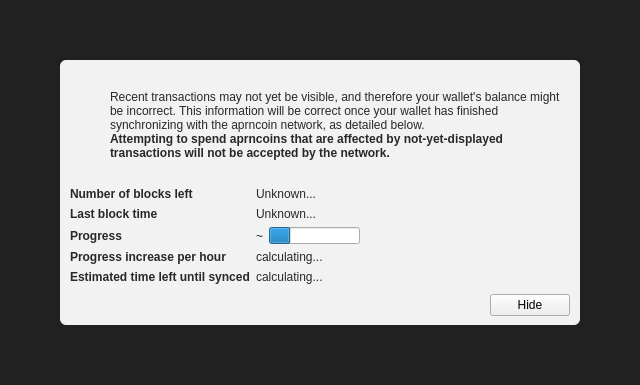
<?xml version="1.0" encoding="UTF-8"?>
<ui version="4.0">
 <class>ModalOverlay</class>
 <widget class="ModalOverlay" name="ModalOverlay">
  <property name="geometry">
   <rect>
    <x>0</x>
    <y>0</y>
    <width>640</width>
    <height>385</height>
   </rect>
  </property>
  <property name="windowTitle">
   <string>Form</string>
  </property>
  <layout class="QVBoxLayout" name="verticalLayout" stretch="0">
   <property name="sizeConstraint">
    <enum>QLayout::SetDefaultConstraint</enum>
   </property>
   <property name="leftMargin">
    <number>0</number>
   </property>
   <property name="topMargin">
    <number>0</number>
   </property>
   <property name="rightMargin">
    <number>0</number>
   </property>
   <property name="bottomMargin">
    <number>0</number>
   </property>
   <item>
    <widget class="QWidget" name="bgWidget" native="true">
     <property name="styleSheet">
      <string notr="true">#bgWidget { background: rgba(0,0,0,220); }</string>
     </property>
     <layout class="QVBoxLayout" name="verticalLayoutMain" stretch="1">
      <property name="leftMargin">
       <number>60</number>
      </property>
      <property name="topMargin">
       <number>60</number>
      </property>
      <property name="rightMargin">
       <number>60</number>
      </property>
      <property name="bottomMargin">
       <number>60</number>
      </property>
      <item>
       <widget class="QWidget" name="contentWidget" native="true">
        <property name="styleSheet">
         <string notr="true">#contentWidget { background: rgba(255,255,255,240); border-radius: 6px; }

QLabel { color: rgb(40,40,40);  }</string>
        </property>
        <layout class="QVBoxLayout" name="verticalLayoutSub" stretch="1,0,0,0">
         <property name="spacing">
          <number>0</number>
         </property>
         <property name="leftMargin">
          <number>10</number>
         </property>
         <property name="topMargin">
          <number>10</number>
         </property>
         <property name="rightMargin">
          <number>10</number>
         </property>
         <property name="bottomMargin">
          <number>10</number>
         </property>
         <item>
          <layout class="QHBoxLayout" name="horizontalLayoutIconText" stretch="0,1">
           <property name="topMargin">
            <number>20</number>
           </property>
           <item>
            <layout class="QVBoxLayout" name="verticalLayoutIcon">
             <property name="leftMargin">
              <number>0</number>
             </property>
             <item>
              <widget class="QPushButton" name="warningIcon">
               <property name="enabled">
                <bool>false</bool>
               </property>
               <property name="text">
                <string/>
               </property>
               <property name="icon">
                <iconset>
                 <normaloff>:/icons/warning</normaloff>
                 <disabledoff>:/icons/warning</disabledoff>:/icons/warning</iconset>
               </property>
               <property name="iconSize">
                <size>
                 <width>48</width>
                 <height>48</height>
                </size>
               </property>
               <property name="flat">
                <bool>true</bool>
               </property>
              </widget>
             </item>
             <item>
              <spacer name="verticalSpacerWarningIcon">
               <property name="orientation">
                <enum>Qt::Vertical</enum>
               </property>
               <property name="sizeHint" stdset="0">
                <size>
                 <width>20</width>
                 <height>40</height>
                </size>
               </property>
              </spacer>
             </item>
            </layout>
           </item>
           <item>
            <layout class="QVBoxLayout" name="verticalLayoutInfoText">
             <property name="leftMargin">
              <number>0</number>
             </property>
             <property name="topMargin">
              <number>0</number>
             </property>
             <item>
              <widget class="QLabel" name="infoText">
               <property name="text">
                <string>Recent transactions may not yet be visible, and therefore your wallet's balance might be incorrect. This information will be correct once your wallet has finished synchronizing with the aprncoin network, as detailed below.</string>
               </property>
               <property name="textFormat">
                <enum>Qt::RichText</enum>
               </property>
               <property name="wordWrap">
                <bool>true</bool>
               </property>
              </widget>
             </item>
             <item>
              <widget class="QLabel" name="infoTextStrong">
               <property name="font">
                <font>
                 <weight>75</weight>
                 <bold>true</bold>
                </font>
               </property>
               <property name="text">
                <string>Attempting to spend aprncoins that are affected by not-yet-displayed transactions will not be accepted by the network.</string>
               </property>
               <property name="textFormat">
                <enum>Qt::RichText</enum>
               </property>
               <property name="wordWrap">
                <bool>true</bool>
               </property>
              </widget>
             </item>
             <item>
              <spacer name="verticalSpacerInTextSpace">
               <property name="orientation">
                <enum>Qt::Vertical</enum>
               </property>
               <property name="sizeHint" stdset="0">
                <size>
                 <width>20</width>
                 <height>40</height>
                </size>
               </property>
              </spacer>
             </item>
            </layout>
           </item>
          </layout>
         </item>
         <item>
          <spacer name="verticalSpacerAfterText">
           <property name="orientation">
            <enum>Qt::Vertical</enum>
           </property>
           <property name="sizeHint" stdset="0">
            <size>
             <width>20</width>
             <height>40</height>
            </size>
           </property>
          </spacer>
         </item>
         <item>
          <layout class="QFormLayout" name="formLayout">
           <property name="fieldGrowthPolicy">
            <enum>QFormLayout::FieldsStayAtSizeHint</enum>
           </property>
           <property name="horizontalSpacing">
            <number>6</number>
           </property>
           <property name="verticalSpacing">
            <number>6</number>
           </property>
           <property name="topMargin">
            <number>10</number>
           </property>
           <item row="0" column="0">
            <widget class="QLabel" name="labelNumberOfBlocksLeft">
             <property name="font">
              <font>
               <weight>75</weight>
               <bold>true</bold>
              </font>
             </property>
             <property name="text">
              <string>Number of blocks left</string>
             </property>
            </widget>
           </item>
           <item row="0" column="1">
            <widget class="QLabel" name="numberOfBlocksLeft">
             <property name="text">
              <string>Unknown...</string>
             </property>
            </widget>
           </item>
           <item row="1" column="0">
            <widget class="QLabel" name="labelLastBlockTime">
             <property name="font">
              <font>
               <weight>75</weight>
               <bold>true</bold>
              </font>
             </property>
             <property name="text">
              <string>Last block time</string>
             </property>
            </widget>
           </item>
           <item row="1" column="1">
            <widget class="QLabel" name="newestBlockDate">
             <property name="sizePolicy">
              <sizepolicy hsizetype="Maximum" vsizetype="Preferred">
               <horstretch>0</horstretch>
               <verstretch>0</verstretch>
              </sizepolicy>
             </property>
             <property name="text">
              <string>Unknown...</string>
             </property>
            </widget>
           </item>
           <item row="2" column="0">
            <widget class="QLabel" name="labelSyncDone">
             <property name="font">
              <font>
               <weight>75</weight>
               <bold>true</bold>
              </font>
             </property>
             <property name="text">
              <string>Progress</string>
             </property>
            </widget>
           </item>
           <item row="2" column="1">
            <layout class="QHBoxLayout" name="horizontalLayoutSync" stretch="0,1">
             <item>
              <widget class="QLabel" name="percentageProgress">
               <property name="text">
                <string notr="true">~</string>
               </property>
              </widget>
             </item>
             <item>
              <widget class="QProgressBar" name="progressBar">
               <property name="value">
                <number>24</number>
               </property>
               <property name="format">
                <string/>
               </property>
              </widget>
             </item>
            </layout>
           </item>
           <item row="4" column="0">
            <widget class="QLabel" name="labelProgressIncrease">
             <property name="font">
              <font>
               <weight>75</weight>
               <bold>true</bold>
              </font>
             </property>
             <property name="text">
              <string>Progress increase per hour</string>
             </property>
            </widget>
           </item>
           <item row="4" column="1">
            <widget class="QLabel" name="progressIncreasePerH">
             <property name="text">
              <string>calculating...</string>
             </property>
            </widget>
           </item>
           <item row="5" column="0">
            <widget class="QLabel" name="labelEstimatedTimeLeft">
             <property name="font">
              <font>
               <weight>75</weight>
               <bold>true</bold>
              </font>
             </property>
             <property name="text">
              <string>Estimated time left until synced</string>
             </property>
            </widget>
           </item>
           <item row="5" column="1">
            <widget class="QLabel" name="expectedTimeLeft">
             <property name="text">
              <string>calculating...</string>
             </property>
            </widget>
           </item>
          </layout>
         </item>
         <item>
          <layout class="QHBoxLayout" name="horizontalLayoutButtons">
           <property name="leftMargin">
            <number>10</number>
           </property>
           <property name="topMargin">
            <number>10</number>
           </property>
           <item>
            <spacer name="horizontalSpacer">
             <property name="orientation">
              <enum>Qt::Horizontal</enum>
             </property>
             <property name="sizeHint" stdset="0">
              <size>
               <width>40</width>
               <height>20</height>
              </size>
             </property>
            </spacer>
           </item>
           <item>
            <widget class="QPushButton" name="closeButton">
             <property name="text">
              <string>Hide</string>
             </property>
            </widget>
           </item>
          </layout>
         </item>
        </layout>
       </widget>
      </item>
     </layout>
    </widget>
   </item>
  </layout>
 </widget>
 <customwidgets>
  <customwidget>
   <class>ModalOverlay</class>
   <extends>QWidget</extends>
   <header>modaloverlay.h</header>
   <container>1</container>
  </customwidget>
 </customwidgets>
 <resources/>
 <connections/>
</ui>
